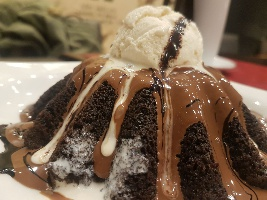
#> input picture Applied Labs/Lab Three/hands on/query.jpg, 267 x 200 px, found by its file name
$ python sift-based-retreival-students.py
#> lines starting #> are read from the running program, lines starting #| are printed output that depends on the picture; long printed decimals are rounded
from matplotlib import pyplot as plt
import numpy as np
import cv2
import os

def matchImages():
    query_image = cv2.imread('Lab Three/hands on/query.jpg',0)          # queryImage
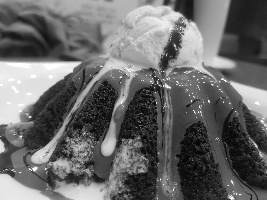
#> query_image: shape (200, 267); min 2, max 255, mean 105.3
    sift = cv2.xfeatures2d.SIFT_create()
    kp1,des1 = sift.detectAndCompute(cv2.normalize(query_image, None, 0, 255, cv2.NORM_MINMAX).astype('uint8'),None)
#> kp1 = 405 keypoints; strongest (x, y, size): (35, 169, 3), (256, 146, 1.9), (52, 71, 18.3), (108, 146, 9.8)
    img_names = os.listdir('tiny_data')
    bf = cv2.BFMatcher()

    query_to_train_distances = []
    sum = 0
    for i in img_names:
        train_img_path = os.path.join('tiny_data/',i)
        img = cv2.imread(train_img_path, 0)
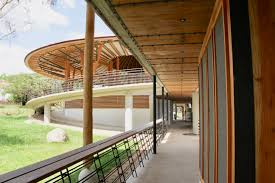
#> input picture Applied Labs/Lab Three/hands on/tiny_data/1.jpg, 275 x 183 px
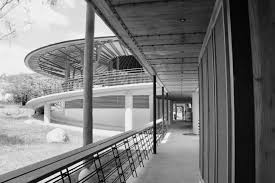
#> img: shape (183, 275); min 0, max 255, mean 121.7
        kp2, des2 = sift.detectAndCompute(cv2.normalize(img, None, 0, 255, cv2.NORM_MINMAX).astype('uint8'),None)
#> kp2 = 309 keypoints; strongest (x, y, size): (64, 171, 2.5), (95, 155, 1.9), (59, 173, 2), (69, 168, 1.9)
        matches=bf.match(des1,des2)
#> matches = 405 matches
        matches = sorted(matches, key=lambda x: x.distance)
        for m in matches[0: 10]:
            sum += m.distance
#> this loop made 10 passes
#> sum on passes 1 to 10: 148.5, 338.4, 534.6, 730.7, 936.5, 1160.1, 1389.2, 1621.5, 1861, 2100.6
#> after the loop, sum = 2100.6
        query_to_train_distances.append(sum)
        sum=0
#> pass 2 of the loop in matchImages, `for i in img_names:`:
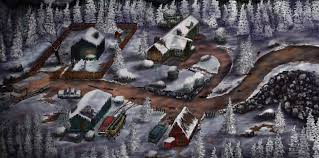
#> input picture Applied Labs/Lab Three/hands on/tiny_data/2.jpg, 319 x 158 px
#> in matchImages, `img = cv2.imread(train_img_path, 0)`:
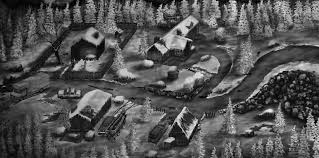
#> img: shape (158, 319); min 0, max 248, mean 82.7
#> kp2 = 813 keypoints; strongest (x, y, size): (270, 110, 3.5), (192, 47, 2.3), (279, 77, 1.9), (170, 140, 4)
#> the loop in matchImages, `for m in matches[0: 10]:` made 10 passes
#> sum on passes 1 to 8: 159.4, 359.6, 562.6, 774.1, 986.2, 1200.6, 1423.5, 1648
#> after the loop in matchImages, `for m in matches[0: 10]:`: sum = 2107.6
#> pass 3 of the loop in matchImages, `for i in img_names:`:
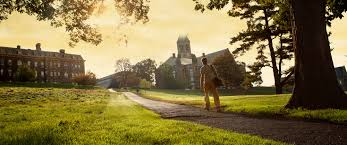
#> input picture Applied Labs/Lab Three/hands on/tiny_data/3.jpg, 347 x 145 px
#> in matchImages, `img = cv2.imread(train_img_path, 0)`:
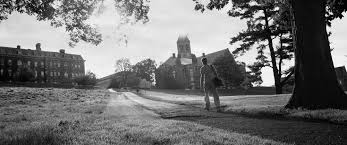
#> img: shape (145, 347); min 0, max 255, mean 115.4
#> kp2 = 485 keypoints; strongest (x, y, size): (286, 45, 2.5), (277, 8, 2.7), (278, 66, 1.9), (283, 76, 2.2)
#> the loop in matchImages, `for m in matches[0: 10]:` made 10 passes
#> sum on passes 1 to 8: 154.9, 321.4, 488.8, 661, 841.4, 1035.8, 1230.9, 1428.5
#> after the loop in matchImages, `for m in matches[0: 10]:`: sum = 1825.5

    for i in range(len(img_names)):
        train_img = cv2.imread(os.path.join('tiny_data/',img_names[i]),0)
        s = "Distance between current image and query image is: "+str(query_to_train_distances[i])
        plt.figure(figsize=(20, 20))
        ax = plt.subplot(1, 2, 1)
        plt.imshow(train_img, cmap='gray')
        plt.axis('off')

        ax = plt.subplot(1, 2, 2)
        plt.imshow(query_image, cmap='gray')
        plt.axis('off')
        plt.text(-250, -10, s, fontsize=24)
        plt.show()
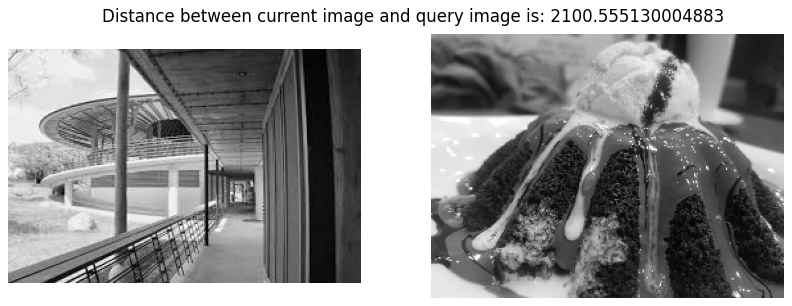
#> figure drawn by matplotlib, 2 panels
#> pass 2 of the loop in matchImages, `for i in range(len(img_names)):`:
#> in matchImages, `plt.show()`:
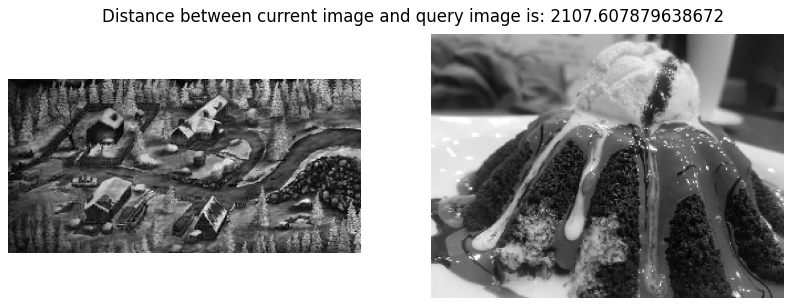
#> figure drawn by matplotlib, 2 panels
#> pass 3 of the loop in matchImages, `for i in range(len(img_names)):`:
#> in matchImages, `plt.show()`:
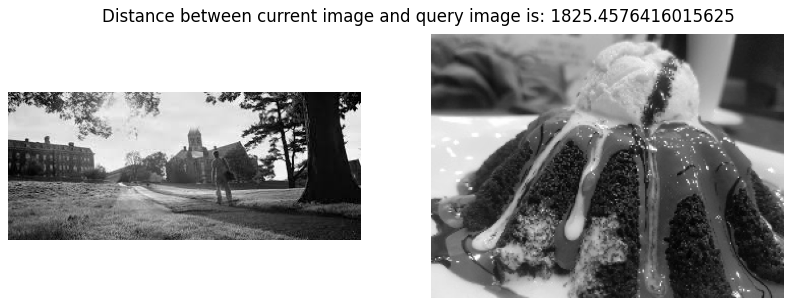
#> figure drawn by matplotlib, 2 panels

    index_min_distance = query_to_train_distances.index(min(query_to_train_distances))
#> index_min_distance = 2
    print("minimum distance is: ")
    print(min(query_to_train_distances))
#| 1825.458
    print("best image Name is:")
    print(img_names[index_min_distance])
#| 3.jpg

matchImages()
